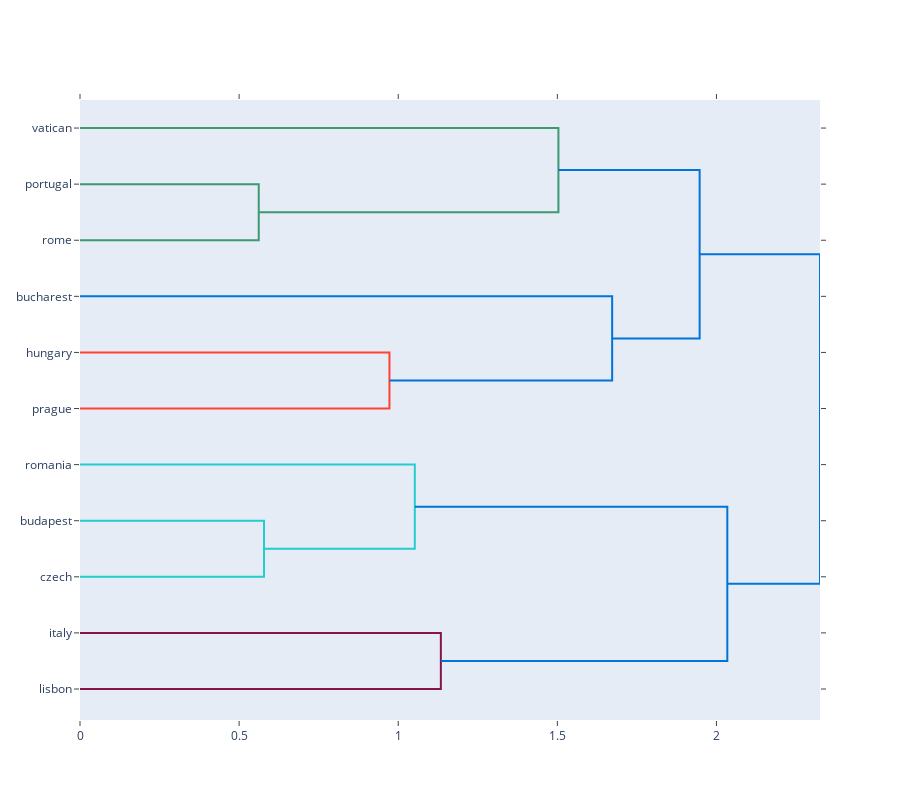

This figure's notebook cell:
### Code cell
fig = ff.create_dendrogram(df_dist,labels=df_corr.columns, orientation="left")
fig.update_layout(height=800)

### Figure 1 — Plotly figure (JSON) as saved in the notebook; plotly's stock layout.template omitted (floating-point values rounded to 4 significant figures)
{"data": [{"hoverinfo": "text", "marker": {"color": "rgb(61,153,112)"}, "mode": "lines", "type": "scatter", "x": [0, 0.5617, 0.5617, 0], "xaxis": "x", "y": [-15, -15, -25, -25], "yaxis": "y"}, {"hoverinfo": "text", "marker": {"color": "rgb(61,153,112)"}, "mode": "lines", "type": "scatter", "x": [0, 1.503, 1.503, 0.5617], "xaxis": "x", "y": [-5, -5, -20, -20], "yaxis": "y"}, {"hoverinfo": "text", "marker": {"color": "rgb(255,65,54)"}, "mode": "lines", "type": "scatter", "x": [0, 0.9724, 0.9724, 0], "xaxis": "x", "y": [-45, -45, -55, -55], "yaxis": "y"}, {"hoverinfo": "text", "marker": {"color": "rgb(0,116,217)"}, "mode": "lines", "type": "scatter", "x": [0, 1.672, 1.672, 0.9724], "xaxis": "x", "y": [-35, -35, -50, -50], "yaxis": "y"}, {"hoverinfo": "text", "marker": {"color": "rgb(0,116,217)"}, "mode": "lines", "type": "scatter", "x": [1.503, 1.947, 1.947, 1.672], "xaxis": "x", "y": [-12.5, -12.5, -42.5, -42.5], "yaxis": "y"}, {"hoverinfo": "text", "marker": {"color": "rgb(35,205,205)"}, "mode": "lines", "type": "scatter", "x": [0, 0.5783, 0.5783, 0], "xaxis": "x", "y": [-75, -75, -85, -85], "yaxis": "y"}, {"hoverinfo": "text", "marker": {"color": "rgb(35,205,205)"}, "mode": "lines", "type": "scatter", "x": [0, 1.052, 1.052, 0.5783], "xaxis": "x", "y": [-65, -65, -80, -80], "yaxis": "y"}, {"hoverinfo": "text", "marker": {"color": "rgb(133,20,75)"}, "mode": "lines", "type": "scatter", "x": [0, 1.134, 1.134, 0], "xaxis": "x", "y": [-95, -95, -105, -105], "yaxis": "y"}, {"hoverinfo": "text", "marker": {"color": "rgb(0,116,217)"}, "mode": "lines", "type": "scatter", "x": [1.052, 2.034, 2.034, 1.134], "xaxis": "x", "y": [-72.5, -72.5, -100, -100], "yaxis": "y"}, {"hoverinfo": "text", "marker": {"color": "rgb(0,116,217)"}, "mode": "lines", "type": "scatter", "x": [1.947, 2.325, 2.325, 2.034], "xaxis": "x", "y": [-27.5, -27.5, -86.25, -86.25], "yaxis": "y"}], "layout": {"autosize": false, "height": 800, "hovermode": "closest", "showlegend": false, "width": null, "xaxis": {"mirror": "allticks", "rangemode": "tozero", "showgrid": false, "showline": true, "showticklabels": true, "ticks": "outside", "type": "linear", "zeroline": false}, "yaxis": {"mirror": "allticks", "rangemode": "tozero", "showgrid": false, "showline": true, "showticklabels": true, "tickmode": "array", "ticks": "outside", "ticktext": ["vatican", "portugal", "rome", "bucharest", "hungary", "prague", "romania", "budapest", "czech", "italy", "lisbon"], "tickvals": [-5, -15, -25, -35, -45, -55, -65, -75, -85, -95, -105], "type": "linear", "zeroline": false}}}
